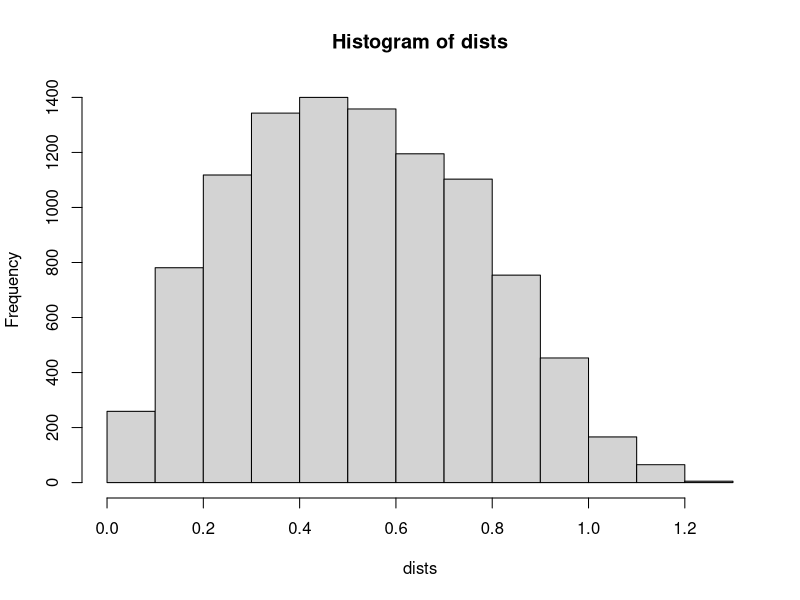

This chart was generated by the following R code:
dists<-c() 
for (i in 1:10000) {   
   P1<-runif(2)   
   P2<-runif(2)   
   dist<-sqrt(sum((P1-P2)^2))   
   dists<-c(dists, dist) 
} 
mean.dist<-mean(dists) 
sd.dist<-sd(dists) 
cat(mean.dist,sd.dist,"\n") 
hist(dists)
